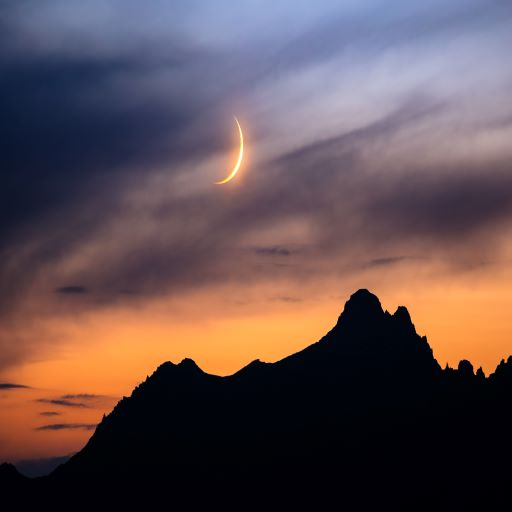
#> input picture imagerot/img2.jpg, 512 x 512 px
$ python p1.py
#> lines starting #> are read from the running program, lines starting #| are printed output that depends on the picture
import cv2

# Load the image file
image = cv2.imread('img2.jpg')
#> image is the input picture: shape (512, 512, 3); mean B, G, R 81.2, 78.6, 97.8

# Get the dimensions of the image
height, width = image.shape[:2]
#> height = 512; width = 512

# Split the image into 4 quadrants
quadrant1 = image[0:height//2, 0:width//2]
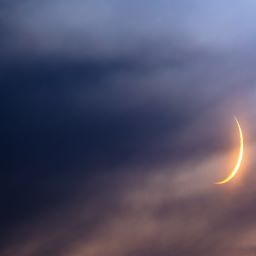
#> quadrant1: shape (256, 256, 3); mean B, G, R 103.5, 80.4, 82.1
quadrant2 = image[0:height//2, width//2:width]
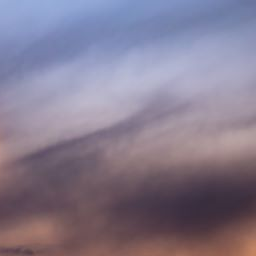
#> quadrant2: shape (256, 256, 3); mean B, G, R 142.7, 123.1, 132.8
quadrant3 = image[height//2:height, 0:width//2]
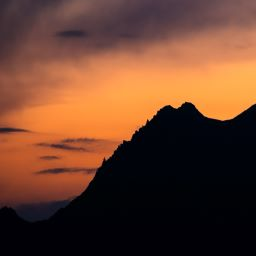
#> quadrant3: shape (256, 256, 3); mean B, G, R 44.2, 63.2, 103.6
quadrant4 = image[height//2:height, width//2:width]
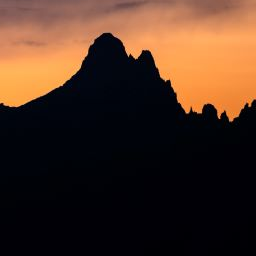
#> quadrant4: shape (256, 256, 3); mean B, G, R 34.2, 47.9, 72.5

# Display the quadrants
cv2.imshow('Quadrant 1', quadrant1)
cv2.imshow('Quadrant 2', quadrant2)
cv2.imshow('Quadrant 3', quadrant3)
cv2.imshow('Quadrant 4', quadrant4)
cv2.waitKey(0)
cv2.destroyAllWindows()

$ run again, with imagerot/images.jpg copied over imagerot/img2.jpg
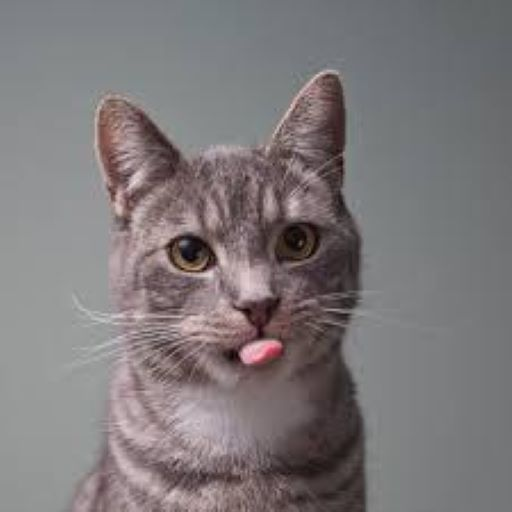
#> input picture imagerot/images.jpg, 512 x 512 px
#> image is the input picture: shape (512, 512, 3); mean B, G, R 122.1, 120.5, 125.7
#> `quadrant3 = image[height//2:height, 0:width//2]`:
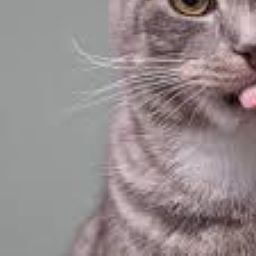
#> quadrant3: shape (256, 256, 3); mean B, G, R 140.3, 139.1, 149.7
#> `quadrant4 = image[height//2:height, width//2:width]`:
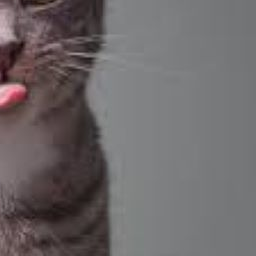
#> quadrant4: shape (256, 256, 3); mean B, G, R 104.4, 103, 108.4
